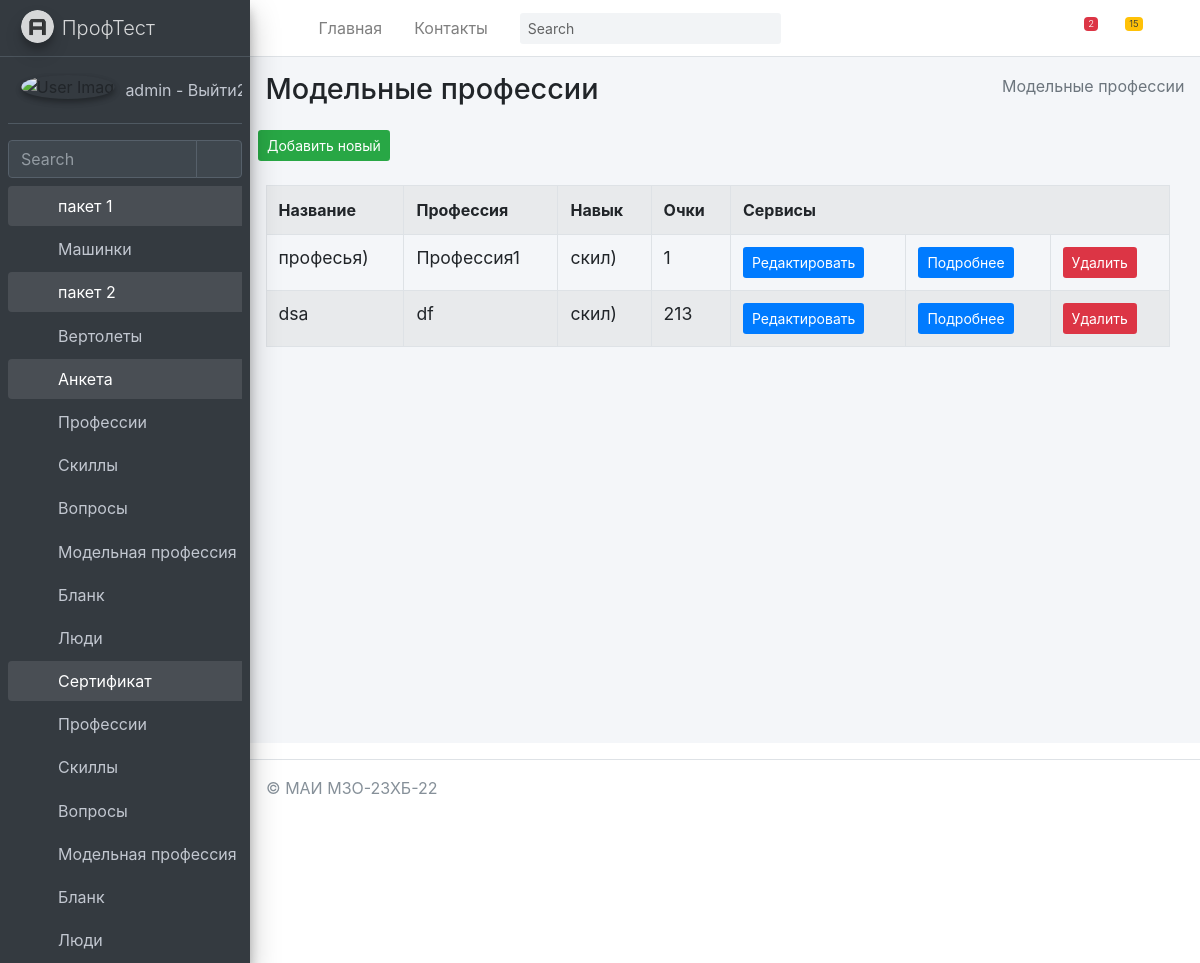
/anketa/model_prof/ (signed in), run on an earlier commit of the app's database.
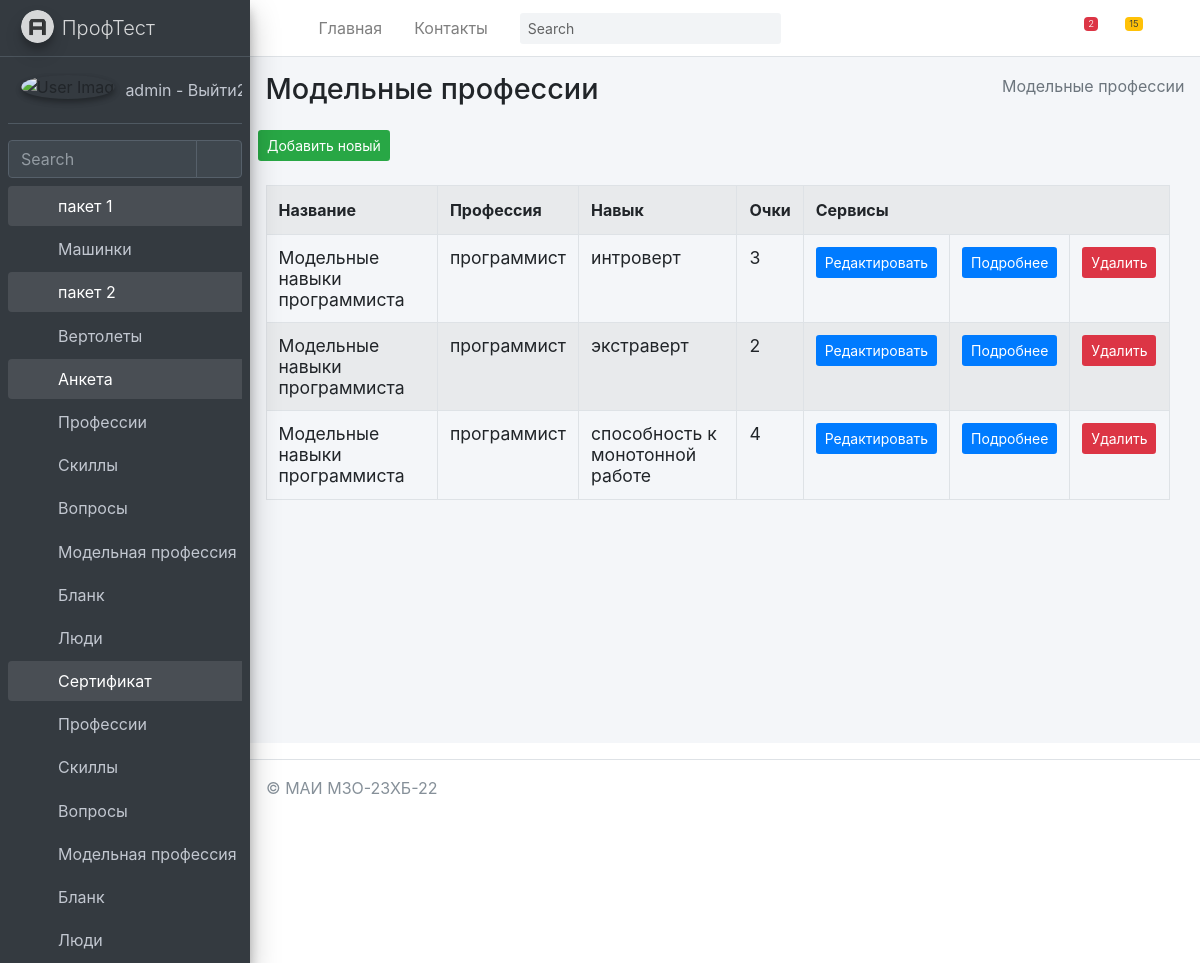
And on a later commit of the database.
### mysite/anketa/models.py (models this page shows, shortened)
class Model_prof(models.Model):
    title = models.TextField(max_length=50, verbose_name="Название")
    professions = models.ForeignKey(Professions, on_delete=models.PROTECT, verbose_name="Профессия")
    skills = models.ForeignKey(Skills, on_delete=models.PROTECT, verbose_name="Навык", related_name="SkillsProf")
    score = models.PositiveIntegerField(verbose_name="Очки")
    class Meta:
        ordering = ["-title"]
        verbose_name = "Модельная профессия"
        verbose_name_plural = "Модельные профессии"

class Professions(models.Model):
    title = models.TextField(max_length=50, verbose_name="Название")
    class Meta:
        ordering = ["-title"]
        verbose_name = "Профессия"
        verbose_name_plural = "Профессии"
    def __str__(self):
        return self.title

class Skills(models.Model):
    title = models.TextField(max_length=50, verbose_name="Название")
    class Meta:
        ordering = ["-title"]
        verbose_name = "Навык"
        verbose_name_plural = "Навыки"
    def __str__(self):
        return self.title

### mysite/anketa/views.py (the view)
# urls.py: path('model_prof/', Model_profView.as_view(), name='model_prof'),
@method_decorator(login_required(login_url='/login/'), name='dispatch')
class Model_profView(ListView):
	model = Model_prof
	context_object_name = 'modelprof_list'
	success_url = reverse_lazy('anketa:Model_profView')
	paginate_by = item_for_page
	def get_context_data(self, *, object_list=None, **kwargs):
		context = super(Model_profView,self).get_context_data(**kwargs)
		context['sometry'] = self.model._meta.verbose_name_plural
		context['col1name'] = self.model._meta.get_field("title").verbose_name
		context['col2name'] = self.model._meta.get_field("professions").verbose_name
		context['col3name'] = self.model._meta.get_field("skills").verbose_name
		context['col4name'] = self.model._meta.get_field("score").verbose_name
		context['collastname'] = 'Cервисы'
		return context

### mysite/anketa/templates/anketa/model_prof_list.html (shortened to what this page needs)
{% extends "anketa/base.html" %}
{% block content %}
{% load anketa_tags %}
<div class="content-wrapper">
    {% block sidebar %}
    {% include 'anketa/includes/_breadcrumb.html' %}
    {% endblock %}
    <section class="content">
        <button class="btn bg-success btn-sm">
            <a href="{% url 'anketa:Model_profCreate' %}" class=''>
                Добавить новый
            </a>
        </button>
        <br><br>
        <div class="container-fluid row">
            <div class="col-md-12">
                <table class="table table-striped table-bordered ">
                    <tr>
                        <th class="w-10">{{ col1name }}</th>
                        <th class="w-10">{{ col2name }}</th>
                        <th class="w-10">{{ col3name }}</th>
                        <th class="w-10">{{ col4name }}</th>
                        <th colspan="4">Сервисы</th>
                    </tr>
                    {% for item in modelprof_list %}
                    <tr>
                        <td>
                            <h5 class="card-title">
                                {{ item.title }}
                            </h5>
                        </td>
                        <td>
                            <h5 class="card-title">
                                {{ item.professions }}
                            </h5>
                        </td>
                        <td>
                            <h5 class="card-title">
                                {{ item.skills }}
                            </h5>
                        </td>
                        <td>
                            <h5 class="card-title">
                                {{ item.score }}
                            </h5>
                        </td>
                        <td>
                            <button class="btn bg-primary  btn-sm">
                                <a href="{% url 'anketa:Model_profUpdate' item.pk %}">Редактировать</a>
                            </button>
                        </td>
                        <td>
                            <button class="btn bg-primary  btn-sm">
                                <a href="{% url 'anketa:Model_profDetail' item.pk %}">Подробнее</a>
                            </button>
                        </td>
                        <td>
                            <button class="btn bg-danger  btn-sm" >
                                <a href="{% url 'anketa:Model_profDelete' item.pk %}">Удалить</a>
                            </button>
                        </td>
                    </tr>
                    {% endfor %}
                </table>
            </div>
        </div>
    </section>
</div>
{% endblock %}

### mysite/templates/includes/full_sidebar.html
<aside class="main-sidebar sidebar-dark-primary elevation-4">
    <a href="/" class="brand-link">
        <img src="{{ ASSETS_ROOT }}/img/AdminLTELogo.png" alt="AdminLTE Logo" class="brand-image img-circle elevation-3"
             style="opacity: .8">
        <span class="brand-text font-weight-light">ПрофТест</span>
    </a>
    <div class="sidebar">
        <div class="user-panel mt-3 pb-3 mb-3 d-flex">
            <div class="image">
                <img src="{{ ASSETS_ROOT }}/img/user2-160x160.jpg" class="img-circle elevation-2" alt="User Image">
            </div>
            <div class="info">
                <a href="{% url 'logout' %}" class="d-block">
                    {{ request.user.username }} - Выйти2
                </a>
            </div>
        </div>
        <div class="form-inline">
            <div class="input-group" data-widget="sidebar-search">
                <input class="form-control form-control-sidebar" type="search" placeholder="Search" aria-label="Search">
                <div class="input-group-append">
                    <button class="btn btn-sidebar">
                        <i class="fas fa-search fa-fw"></i>
                    </button>
                </div>
            </div>
        </div>
        <nav class="mt-2">
            <ul class="nav nav-pills nav-sidebar flex-column" data-widget="treeview" role="menu" data-accordion="false">
                {% for item1 in SIDEBAR %}
                    <li class="nav-item {% if 'children' in item1 %} has-treeview menu-is-opening menu-open {% endif %}">
                    <a href="{% if 'children' in item1 %}#{% else %}{{ item1.url }}{% endif %}" class="nav-link">
                        <i class="nav-icon fas fa-circle {{ item1.color }}"></i>
                        <p>
                            {{ item1.name }}
                            {% if 'children' in item1 %}<i class="right fas fa-angle-left"></i>{% endif %}
                        </p>
                    </a>
                    <ul class="nav nav-treeview">
                    {% if 'children' in item1 %}
                        {% for item2 in item1.children %}
                            <li class="nav-item">
                                <a href="{{ item2.url }}" class="nav-link">
                                    <i class="far fa-circle nav-icon"></i>
                                    <p>{{ item2.name }}</p>
                                </a>
                            </li>
                        {% endfor %}
                    {% endif %}
                    </ul>
                    </li>
                {% endfor %}
            </ul>
        </nav>
    </div>
</aside>

What changed in the data, as far as the page shows it:
changed Model_prof: title "професья)" → "Модельные навыки программиста"; professions "Профессия1" → "программист"; skills "скил)" → "интроверт"; score "1" → "3"
changed Model_prof: title "dsa" → "Модельные навыки программиста"; professions "df" → "программист"; skills "скил)" → "экстраверт"; score "213" → "2"
added Model_prof: title "Модельные навыки программиста", professions "программист", skills "способность к монотонной работе", score "4"
